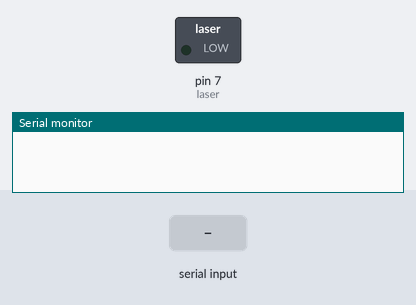
The sketch below on a simulated Arduino Uno, built with avr-gcc and run on an emulated ATmega328P. Parts: switched loads named in the sketch (green lamp = pin HIGH), the last lines printed to the serial monitor. The inputs (shaded band) are chosen by the test bench.

Above: at 1.2 s.
1.3 s: "90,45\n" received over Serial
At 1.45 s:
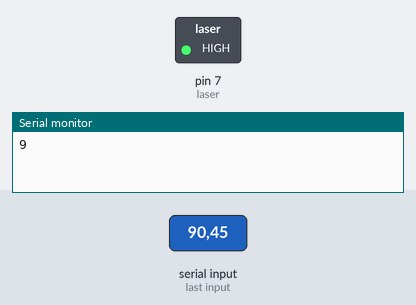
Timing chart, 0 to 9.6 s (numbered marks = the images above; inputs shaded):
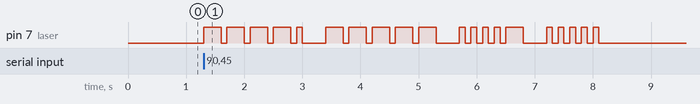

The sketch:

project.ino
```cpp
#define laser 7
#define s 100
char* letters[] = {".-", "-...", "-.-.", "-..", ".", "..-.", "--.", "....", ".." , ".---", "-.-", ".-..", "--", "-.", "---", ".--.", "--.-", ".-.", "...", "-", "..-", "...-", ".--", "-..-", "-.--", "--.." };
char* numbers[] = {"-----", ".----", "..---", "...--", "....-", ".....", "-....", "--...", "---..", "----." }; //0-9
void flashSequence(char* a) {
  int i=0;
  while(a[i] != NULL) {
    digitalWrite(laser, HIGH);
    if(a[i] == '.')
      delay(s);
    else
      delay(s*3);

    digitalWrite(laser, LOW);
    delay(s);
    i++;
  }
  delay(s*3);
}
void setup() {
  Serial.begin(9600);
  pinMode(laser,OUTPUT);
}
void loop() {
  char ch;
  if(Serial.available()) {
    ch = Serial.read();
    Serial.print(ch);
    if(ch >='a' && ch <= 'z') {
      flashSequence(letters[ch-97]);
      Serial.println(letters[ch-97]);
    }
    else if(ch >='A' && ch <= 'Z') {
      flashSequence(letters[ch-65]);
      Serial.println(letters[ch-65]);
    }
    else if(ch >='0' && ch <= '9') {
      flashSequence(numbers[ch-48]);
      Serial.println(numbers[ch-48]);
    }
    else if(ch <= ' ')
      delay(s);
  }
}
```

Measured:
- after the input at 1.3 s, pin 7 (laser): LOW → HIGH at once, → LOW 0.30 s later, → HIGH 0.10 s later, → LOW 0.30 s later, … (40 changes in this stretch)
